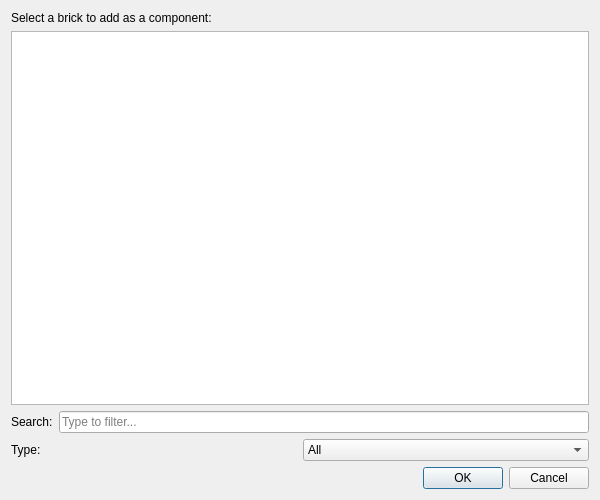
<?xml version="1.0" encoding="UTF-8"?>
<ui version="4.0">
 <class>AddComponentDialog</class>
 <widget class="QDialog" name="AddComponentDialog">
  <property name="geometry">
   <rect>
    <x>0</x>
    <y>0</y>
    <width>600</width>
    <height>500</height>
   </rect>
  </property>
  <property name="windowTitle">
   <string>Add Component</string>
  </property>
  <property name="modal">
   <bool>true</bool>
  </property>
  <layout class="QVBoxLayout" name="mainLayout">
   <item>
    <widget class="QLabel" name="infoLabel">
     <property name="text">
      <string>Select a brick to add as a component:</string>
     </property>
    </widget>
   </item>
   <item>
    <widget class="QListWidget" name="brickList"/>
   </item>
   <item>
    <layout class="QHBoxLayout" name="searchLayout">
     <item>
      <widget class="QLabel" name="searchLabel">
       <property name="text">
        <string>Search:</string>
       </property>
      </widget>
     </item>
     <item>
      <widget class="QLineEdit" name="searchEdit">
       <property name="placeholderText">
        <string>Type to filter...</string>
       </property>
      </widget>
     </item>
    </layout>
   </item>
   <item>
    <layout class="QHBoxLayout" name="filterLayout">
     <item>
      <widget class="QLabel" name="typeLabel">
       <property name="text">
        <string>Type:</string>
       </property>
      </widget>
     </item>
     <item>
      <widget class="QComboBox" name="typeFilter">
       <item>
        <property name="text">
         <string>All</string>
        </property>
       </item>
       <item>
        <property name="text">
         <string>NodeShape</string>
        </property>
       </item>
       <item>
        <property name="text">
         <string>PropertyShape</string>
        </property>
       </item>
      </widget>
     </item>
    </layout>
   </item>
   <item>
    <widget class="QDialogButtonBox" name="buttonBox">
     <property name="orientation">
      <enum>Qt::Horizontal</enum>
     </property>
     <property name="standardButtons">
      <set>QDialogButtonBox::Cancel|QDialogButtonBox::Ok</set>
     </property>
    </widget>
   </item>
  </layout>
 </widget>
 <resources/>
 <connections>
  <connection>
   <sender>buttonBox</sender>
   <signal>accepted()</signal>
   <receiver>AddComponentDialog</receiver>
   <slot>accept()</slot>
   <hints>
    <hint type="sourcelabel">
     <x>248</x>
     <y>254</y>
    </hint>
    <hint type="destinationlabel">
     <x>157</x>
     <y>274</y>
    </hint>
   </hints>
  </connection>
  <connection>
   <sender>buttonBox</sender>
   <signal>rejected()</signal>
   <receiver>AddComponentDialog</receiver>
   <slot>reject()</slot>
   <hints>
    <hint type="sourcelabel">
     <x>316</x>
     <y>260</y>
    </hint>
    <hint type="destinationlabel">
     <x>286</x>
     <y>274</y>
    </hint>
   </hints>
  </connection>
 </connections>
</ui>
